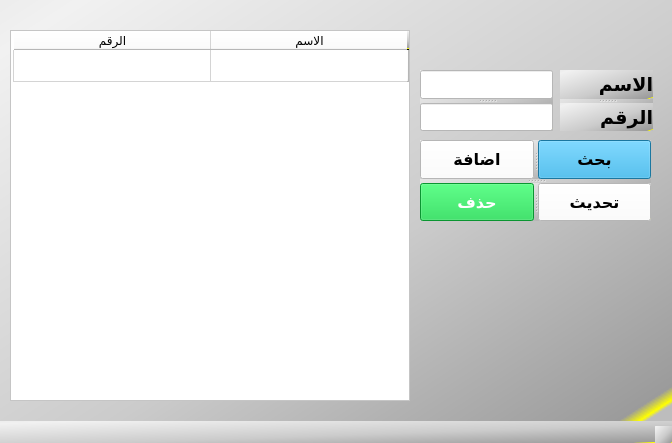
<?xml version="1.0" encoding="UTF-8"?>
<ui version="4.0">
 <class>MainWindow</class>
 <widget class="QMainWindow" name="MainWindow">
  <property name="geometry">
   <rect>
    <x>0</x>
    <y>0</y>
    <width>672</width>
    <height>443</height>
   </rect>
  </property>
  <property name="windowTitle">
   <string>Mobilenumbers</string>
  </property>
  <property name="windowIcon">
   <iconset>
    <normaloff>chicken-emblem_10272-25.jpg</normaloff>chicken-emblem_10272-25.jpg</iconset>
  </property>
  <property name="styleSheet">
   <string notr="true">background-color: qlineargradient(spread:reflect, x1:0.046, y1:0.08, x2:1, y2:1, stop:0 rgba(241, 241, 241, 255), stop:0.55 rgba(203, 203, 203, 255), stop:0.954545 rgba(155, 155, 155, 255), stop:0.971591 rgba(255, 255, 0, 255), stop:0.977273 rgba(189, 189, 189, 255), stop:1 rgba(189, 189, 189, 255));</string>
  </property>
  <property name="tabShape">
   <enum>QTabWidget::Rounded</enum>
  </property>
  <widget class="QWidget" name="centralwidget">
   <widget class="QTableWidget" name="tableWidget">
    <property name="geometry">
     <rect>
      <x>10</x>
      <y>30</y>
      <width>400</width>
      <height>371</height>
     </rect>
    </property>
    <property name="layoutDirection">
     <enum>Qt::RightToLeft</enum>
    </property>
    <property name="styleSheet">
     <string notr="true">background-color: rgb(255, 255, 255);</string>
    </property>
    <property name="editTriggers">
     <set>QAbstractItemView::NoEditTriggers</set>
    </property>
    <property name="selectionBehavior">
     <enum>QAbstractItemView::SelectRows</enum>
    </property>
    <attribute name="horizontalHeaderDefaultSectionSize">
     <number>197</number>
    </attribute>
    <attribute name="verticalHeaderDefaultSectionSize">
     <number>32</number>
    </attribute>
    <row>
     <property name="text">
      <string/>
     </property>
    </row>
    <column>
     <property name="text">
      <string>الاسم</string>
     </property>
    </column>
    <column>
     <property name="text">
      <string>الرقم</string>
     </property>
    </column>
   </widget>
   <widget class="QSplitter" name="splitter">
    <property name="geometry">
     <rect>
      <x>420</x>
      <y>70</y>
      <width>133</width>
      <height>61</height>
     </rect>
    </property>
    <property name="orientation">
     <enum>Qt::Vertical</enum>
    </property>
    <widget class="QLineEdit" name="lineEdit">
     <property name="styleSheet">
      <string notr="true">background-color: rgb(255, 255, 255);</string>
     </property>
    </widget>
    <widget class="QLineEdit" name="lineEdit_2">
     <property name="styleSheet">
      <string notr="true">background-color: rgb(255, 255, 255);</string>
     </property>
    </widget>
   </widget>
   <widget class="QSplitter" name="splitter_2">
    <property name="geometry">
     <rect>
      <x>560</x>
      <y>70</y>
      <width>93</width>
      <height>61</height>
     </rect>
    </property>
    <property name="orientation">
     <enum>Qt::Vertical</enum>
    </property>
    <widget class="QLabel" name="label">
     <property name="font">
      <font>
       <pointsize>14</pointsize>
       <weight>75</weight>
       <bold>true</bold>
      </font>
     </property>
     <property name="text">
      <string>الاسم</string>
     </property>
    </widget>
    <widget class="QLabel" name="label_2">
     <property name="font">
      <font>
       <pointsize>14</pointsize>
       <weight>75</weight>
       <bold>true</bold>
      </font>
     </property>
     <property name="text">
      <string>الرقم</string>
     </property>
    </widget>
   </widget>
   <widget class="QSplitter" name="splitter_5">
    <property name="geometry">
     <rect>
      <x>420</x>
      <y>140</y>
      <width>231</width>
      <height>81</height>
     </rect>
    </property>
    <property name="orientation">
     <enum>Qt::Vertical</enum>
    </property>
    <widget class="QSplitter" name="splitter_3">
     <property name="orientation">
      <enum>Qt::Horizontal</enum>
     </property>
     <widget class="QPushButton" name="pushButton">
      <property name="font">
       <font>
        <pointsize>12</pointsize>
        <weight>75</weight>
        <bold>true</bold>
       </font>
      </property>
      <property name="styleSheet">
       <string notr="true">background-color: rgb(255, 255, 255);</string>
      </property>
      <property name="text">
       <string>اضافة</string>
      </property>
      <property name="icon">
       <iconset>
        <normaloff>add.png</normaloff>add.png</iconset>
      </property>
      <property name="iconSize">
       <size>
        <width>30</width>
        <height>22</height>
       </size>
      </property>
     </widget>
     <widget class="QPushButton" name="pushButton_2">
      <property name="font">
       <font>
        <pointsize>12</pointsize>
        <weight>75</weight>
        <bold>true</bold>
       </font>
      </property>
      <property name="styleSheet">
       <string notr="true">background-color: rgb(37, 167, 224);</string>
      </property>
      <property name="text">
       <string>بحث</string>
      </property>
      <property name="icon">
       <iconset>
        <normaloff>seawrch.png</normaloff>seawrch.png</iconset>
      </property>
      <property name="iconSize">
       <size>
        <width>27</width>
        <height>29</height>
       </size>
      </property>
     </widget>
    </widget>
    <widget class="QSplitter" name="splitter_4">
     <property name="orientation">
      <enum>Qt::Horizontal</enum>
     </property>
     <widget class="QPushButton" name="pushButton_4">
      <property name="font">
       <font>
        <pointsize>12</pointsize>
        <weight>75</weight>
        <bold>true</bold>
       </font>
      </property>
      <property name="styleSheet">
       <string notr="true">background-color: rgb(14, 209, 69);
color: rgb(255, 255, 255);</string>
      </property>
      <property name="text">
       <string>حذف</string>
      </property>
      <property name="icon">
       <iconset>
        <normaloff>delete.png</normaloff>delete.png</iconset>
      </property>
      <property name="iconSize">
       <size>
        <width>26</width>
        <height>27</height>
       </size>
      </property>
     </widget>
     <widget class="QPushButton" name="pushButton_3">
      <property name="font">
       <font>
        <family>MS Shell Dlg 2</family>
        <pointsize>12</pointsize>
        <weight>75</weight>
        <italic>false</italic>
        <bold>true</bold>
       </font>
      </property>
      <property name="styleSheet">
       <string notr="true">color: rgb(0, 0, 0);
background-color: rgb(255, 255, 255);</string>
      </property>
      <property name="text">
       <string>تحديث</string>
      </property>
      <property name="icon">
       <iconset>
        <normaloff>uptate2.png</normaloff>uptate2.png</iconset>
      </property>
      <property name="iconSize">
       <size>
        <width>24</width>
        <height>21</height>
       </size>
      </property>
     </widget>
    </widget>
   </widget>
  </widget>
  <widget class="QMenuBar" name="menubar">
   <property name="geometry">
    <rect>
     <x>0</x>
     <y>0</y>
     <width>672</width>
     <height>21</height>
    </rect>
   </property>
  </widget>
  <widget class="QStatusBar" name="statusbar"/>
 </widget>
 <resources/>
 <connections/>
</ui>
